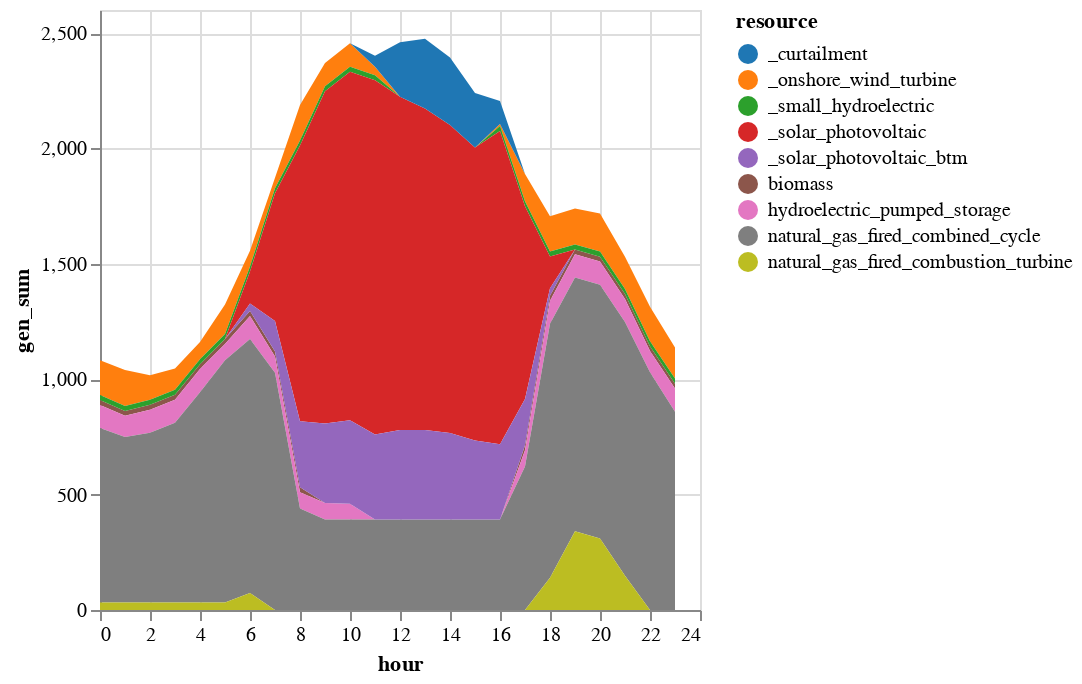

Source (notebook cell):
### Code cell
# Add in BTM solar and curtailment and plot results

sol_gen = innerjoin(solution_storage.gen, 
                    gen_df[!, [:r_id, :resource]], 
                    on = :r_id)
sol_gen = combine(groupby(sol_gen, [:resource, :hour]), 
            :gen => sum)

# Rename generators (for plotting purposes)
sol_gen[sol_gen.resource .== "solar_photovoltaic", :resource] .= "_solar_photovoltaic"
sol_gen[sol_gen.resource .== "onshore_wind_turbine", :resource] .= "_onshore_wind_turbine"
sol_gen[sol_gen.resource .== "small_hydroelectric", :resource] .= "_small_hydroelectric"

# BTM solar
btm = DataFrame(resource = repeat(["_solar_photovoltaic_btm"]; outer=length(T_period)), 
    hour = T_period,
    gen_sum = gen_variable_multi[gen_variable_multi.gen_full .== "wec_sdge_solar_photovoltaic_1.0",:cf] * 600)
append!(sol_gen, btm)

# Curtailment
curtail = combine(groupby(solution.curtail, [:hour]),
            :curt => sum)
curtail[!, :resource] .= "_curtailment"
rename!(curtail, :curt_sum => :gen_sum)
append!(sol_gen, curtail[:,[:resource, :hour, :gen_sum]])

# Rescale hours
sol_gen.hour = sol_gen.hour .- T_period[1]

sol_gen |>
@vlplot(:area, 
    x=:hour, y={:gen_sum, stack=:zero}, 
    color={"resource:n", scale={scheme="category10"}})

### Figure 1 — Vega-Lite specification as saved in the notebook (floating-point values rounded to 4 significant figures; data arrays with more than 128 entries replaced by an {"elided": "..."} marker saying what was removed)
{"data": {"values": {"elided": "216 records"}}, "encoding": {"color": {"field": "resource", "scale": {"scheme": "category10"}, "type": "nominal"}, "x": {"field": "hour", "type": "quantitative"}, "y": {"field": "gen_sum", "stack": "zero", "type": "quantitative"}}, "mark": "area"}
